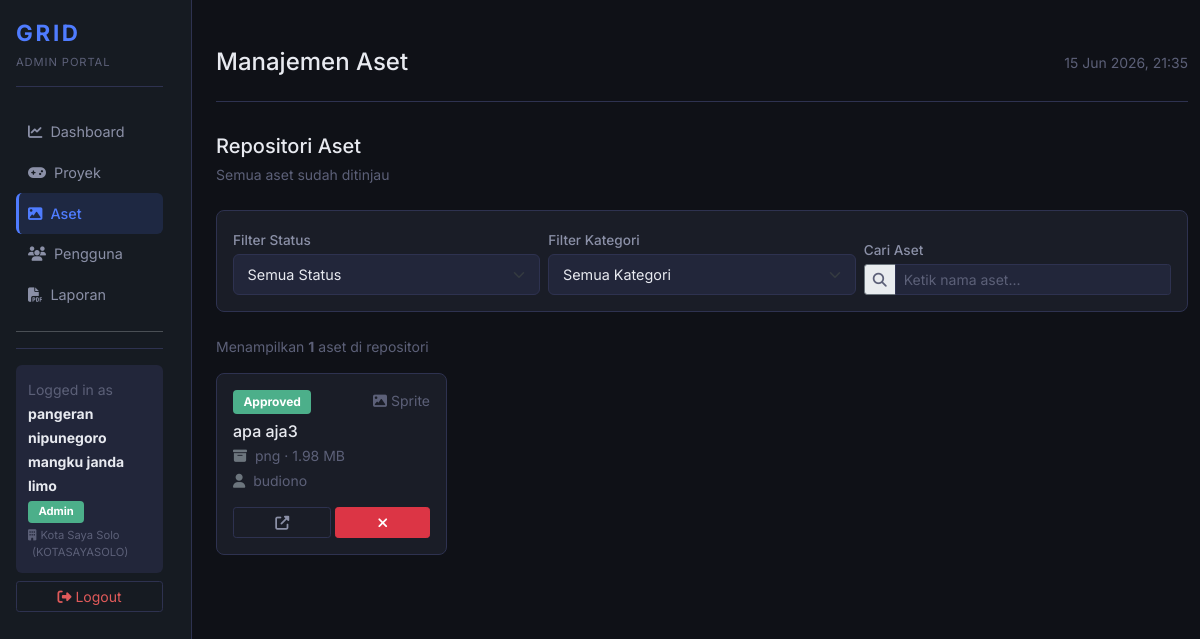
The page /admin/assets.php (signed in) on the database its author committed.
### tables this page shows
CREATE TABLE `organizations` (
  `id` char(36) NOT NULL,
  `nama` varchar(100) NOT NULL,
  `kode_unik` varchar(20) NOT NULL,
  `deskripsi` text DEFAULT NULL,
  `owner_id` char(36) DEFAULT NULL,
  `created_at` timestamp NOT NULL DEFAULT current_timestamp()
);

CREATE TABLE `assets` (
  `id` char(36) NOT NULL,
  `project_id` char(36) DEFAULT NULL,
  `nama_aset` varchar(100) NOT NULL,
  `kategori` enum('Sprite','Audio','Script','Other') NOT NULL,
  `file_url` varchar(255) NOT NULL,
  `thumbnail_url` varchar(255) DEFAULT NULL,
  `ukuran_kb` int(11) DEFAULT NULL,
  `format` varchar(20) DEFAULT NULL,
  `tags` text DEFAULT NULL,
  `versi` varchar(20) DEFAULT '1.0',
  `uploader_id` char(36) DEFAULT NULL,
  `status` enum('Pending','Approved','Rejected') DEFAULT 'Pending',
  `created_at` timestamp NOT NULL DEFAULT current_timestamp()
);

CREATE TABLE `users` (
  `id` char(36) NOT NULL,
  `username` varchar(50) NOT NULL,
  `nama_lengkap` varchar(100) NOT NULL,
  `email` varchar(100) NOT NULL,
  `password_hash` varchar(255) NOT NULL,
  `role` enum('Admin','Member','Guest') DEFAULT 'Guest',
  `avatar_url` varchar(255) DEFAULT NULL,
  `is_active` tinyint(1) DEFAULT 0,
  `organization_id` char(36) DEFAULT NULL,
  `created_at` timestamp NOT NULL DEFAULT current_timestamp()
);

### includes/functions.php (called while the page is built, shortened)
<?php
function e(string $value): string {
    return htmlspecialchars($value, ENT_QUOTES, 'UTF-8');
}
function format_filesize(int $kb): string {
    if ($kb >= 1024) {
        return number_format($kb / 1024, 2) . ' MB';
    }
    return $kb . ' KB';
}
function badge_status_aset(string $status): string {
    return match($status) {
        'Approved' => 'bg-success',
        'Rejected' => 'bg-danger',
        default    => 'bg-warning text-dark',
    };
}

### includes/db_helpers.php (called while the page is built, shortened)
<?php
function get_assets_filtered_by_org(
    PDO $pdo,
    ?string $org_id,
    ?string $status   = null,
    ?string $kategori = null
): array {
    $sql    = '
        SELECT a.*,
               u.nama_lengkap AS uploader_name,
               p.nama_game    AS project_name
        FROM assets a
        LEFT JOIN users    u ON a.uploader_id = u.id
        LEFT JOIN projects p ON a.project_id  = p.id
        WHERE p.organization_id = ?
    ';
    $params = [$org_id];
    $sql .= ' ORDER BY a.created_at DESC';
    $stmt = $pdo->prepare($sql);
    $stmt->execute($params);
    return $stmt->fetchAll();
}
function get_pending_assets_count_by_org(PDO $pdo, ?string $org_id): int {
    $stmt = $pdo->prepare('
        SELECT COUNT(*)
        FROM assets a
        LEFT JOIN projects p ON a.project_id = p.id
        WHERE a.status = "Pending"
          AND p.organization_id = ?
    ');
    $stmt->execute([$org_id]);
    return (int) $stmt->fetchColumn();
}

### admin/assets.php (the view, shortened to what this page needs)
<?php
require_once '../koneksi.php';
require_once '../includes/functions.php';
require_once '../includes/db_helpers.php';
$admin_org_id     = $_SESSION['organization_id'] ?? null;
$assets           = get_assets_filtered_by_org($pdo, $admin_org_id, null, null);
$pending_count    = get_pending_assets_count_by_org($pdo, $admin_org_id);
$page_title  = 'Manajemen Aset';
$active_nav  = 'assets';
include '../templates/admin_header.php';
?>
<div class="d-flex justify-content-between align-items-center flex-wrap gap-3 mb-4">
    <div>
        <h5 class="mb-1">Repositori Aset</h5>
        <small class="text-muted">
            <?php if ($pending_count > 0): ?>
                <span class="badge bg-warning text-dark me-1"><?= $pending_count ?></span>
                aset menunggu persetujuan
            <?php else: ?>
                Semua aset sudah ditinjau
            <?php endif; ?>
        </small>
    </div>
</div>
<div class="card mb-4">
    <div class="card-body p-3">
        <div class="row g-2 align-items-end">
            <div class="col-12 col-sm-4">
                <label class="form-label small mb-1">Filter Status</label>
                <select class="form-select form-select-sm" id="filterStatus">
                    <option value="all">Semua Status</option>
                </select>
            </div>
            <div class="col-12 col-sm-4">
                <label class="form-label small mb-1">Filter Kategori</label>
                <select class="form-select form-select-sm" id="filterKategori">
                    <option value="all">Semua Kategori</option>
                </select>
            </div>
            <div class="col-12 col-sm-4">
                <label class="form-label small mb-1">Cari Aset</label>
                <div class="input-group input-group-sm">
                    <span class="input-group-text bg-input border-secondary text-muted"><i class="fa fa-search"></i></span>
                    <input type="text" class="form-control border-secondary" id="searchInput" placeholder="Ketik nama aset...">
                </div>
            </div>
        </div>
    </div>
</div>
<p class="text-muted small mb-3">
    Menampilkan <strong id="assetCount"><?= count($assets) ?></strong> aset di repositori
</p>
<div class="row g-3" id="assetGrid">
    <?php foreach ($assets as $i => $aset): ?>
    <div class="col-12 col-sm-6 col-md-4 col-lg-3 asset-item"
         data-status="<?= e($aset['status']) ?>"
         data-kategori="<?= e($aset['kategori']) ?>"
         data-nama="<?= strtolower(e($aset['nama_aset'])) ?>">
        <div class="card h-100 asset-card">
            <div class="card-body d-flex flex-column p-3">
                <div class="d-flex justify-content-between align-items-start mb-2">
                    <span class="badge <?= badge_status_aset($aset['status']) ?>"><?= e($aset['status']) ?></span>
                    <?php
                    $kat_icons = ['Sprite'=>'fa-image','Audio'=>'fa-music','Script'=>'fa-code','Other'=>'fa-file'];
                    $kat_icon  = $kat_icons[$aset['kategori']] ?? 'fa-file';
                    ?>
                    <small class="text-muted"><i class="fa <?= $kat_icon ?> me-1"></i><?= e($aset['kategori']) ?></small>
                </div>
                <h6 class="card-title text-truncate mb-1" title="<?= e($aset['nama_aset']) ?>">
                    <?= e($aset['nama_aset']) ?>
                </h6>
                <div class="text-muted small mb-3 flex-grow-1">
                    <i class="fa fa-archive text-secondary me-1"></i> <?= e($aset['format'] ?? '—') ?> · <?= format_filesize((int)$aset['ukuran_kb']) ?><br>
                    <i class="fa fa-user text-secondary me-1 mt-2"></i> <?= e($aset['uploader_name'] ?? '—') ?>
                </div>
                <div class="mt-auto d-flex gap-1">
                    <?php if ($aset['file_url']): ?>
                    <a href="<?= e(APP_URL . $aset['file_url']) ?>" target="_blank" class="btn btn-sm btn-outline-secondary flex-grow-1" title="Lihat/Download">
                        <i class="fa fa-external-link-alt"></i>
                    </a>
                    <?php endif; ?>
                    <?php if ($aset['status'] !== 'Rejected'): ?>
                    <form method="POST" class="d-inline flex-grow-1">
                        <button type="submit" class="btn btn-sm btn-danger w-100" title="Tolak" onclick="return confirm('Tolak aset ini?')">
                            <i class="fa fa-times"></i>
                        </button>
                    </form>
                    <?php endif; ?>
                </div>
            </div>
        </div>
    </div>
    <?php endforeach; ?>
</div>
<?php include '../templates/admin_footer.php'; ?>

### templates/admin_header.php (shortened to what this page needs)
<?php
$_nav_items = [
    'dashboard' => ['url' => APP_URL . '/admin/dashboard.php', 'icon' => 'fa-chart-line', 'label' => 'Dashboard'],
    'projects'  => ['url' => APP_URL . '/admin/projects.php',  'icon' => 'fa-gamepad',    'label' => 'Proyek'],
    'assets'    => ['url' => APP_URL . '/admin/assets.php',    'icon' => 'fa-image',       'label' => 'Aset'],
    'users'     => ['url' => APP_URL . '/admin/users.php',     'icon' => 'fa-users',       'label' => 'Pengguna'],
    'reports'   => ['url' => APP_URL . '/admin/reports.php',   'icon' => 'fa-file-pdf',    'label' => 'Laporan'],
];
?>
<!DOCTYPE html>
<html lang="id">
<head>
    <link rel="stylesheet" href="https://cdn.jsdelivr.net/npm/bootstrap@5.1.3/dist/css/bootstrap.min.css">
    <link rel="stylesheet" href="https://cdnjs.cloudflare.com/ajax/libs/font-awesome/6.4.0/css/all.min.css">
    <link rel="stylesheet" href="<?= APP_URL ?>/assets/css/dashboard.css">
</head>
<body class="grid-body">
<div class="container-fluid">
<div class="row">
<nav class="col-12 col-md-3 col-lg-2 sidebar">
    <div class="sidebar-sticky p-3">
        <div class="sidebar-header mb-4">
            <span class="sidebar-logo">GRID</span>
            <div class="mt-1" style="font-size:0.7rem;color:var(--text-muted);letter-spacing:0.08em;">ADMIN PORTAL</div>
        </div>
        <ul class="nav flex-column">
            <?php foreach ($_nav_items as $_key => $_item): ?>
            <li class="nav-item">
                <a class="nav-link <?= ($active_nav === $_key) ? 'active' : '' ?>"
                   href="<?= $_item['url'] ?>">
                    <i class="fa <?= $_item['icon'] ?> me-2"></i><?= $_item['label'] ?>
                </a>
            </li>
            <?php endforeach; ?>
        </ul>
        <hr>
        <div class="user-menu">
            <div class="user-info mb-2">
                <small class="text-muted">Logged in as</small><br>
                <strong class="small"><?= e($_SESSION['nama_lengkap']) ?></strong><br>
                <span class="badge bg-success" style="font-size:0.7rem;"><?= e($_SESSION['role']) ?></span>
                <?php if (!empty($_SESSION['organization_id'])): ?>
                <div class="mt-1" style="font-size:0.7rem;color:var(--text-muted);">
                    <?php
                    if (!isset($_SESSION['org_nama'])) {
                        global $pdo;
                        $s = $pdo->prepare('SELECT nama, kode_unik FROM organizations WHERE id = ? LIMIT 1');
                        $s->execute([$_SESSION['organization_id']]);
                    }
                    ?>
                    <i class="fa fa-building me-1"></i><?= e($_SESSION['org_nama']) ?>
                    <span class="text-muted ms-1">(<?= e($_SESSION['org_kode']) ?>)</span>
                </div>
                <?php endif; ?>
            </div>
            <form method="POST" action="<?= APP_URL ?>/logout.php">
                <button type="submit" class="btn btn-sm btn-outline-danger w-100">
                    <i class="fa fa-sign-out-alt me-1"></i>Logout
                </button>
            </form>
        </div>
    </div>
</nav>
<main class="col-12 col-md-9 col-lg-10 ms-sm-auto px-md-4">
    <div class="topbar border-bottom py-3 mb-4">
        <div class="d-flex justify-content-between align-items-start flex-wrap gap-2">
            <div>
                <h4 class="mb-0"><?= e($page_title) ?></h4>
            </div>
            <span class="text-muted small pt-1"><?= date('d M Y, H:i') ?></span>
        </div>
    </div>

### assets/css/dashboard.css (style rules this page uses)
:root { --bg-base: #0f1117; --bg-card: #1a1d27; --bg-sidebar: #161b22; --bg-input: #22263a; --border-color: #2e3250; --accent-blue: #4f7cff; --accent-hover: #3d66e8; --text-primary: #e8eaf0; --text-secondary: #8b90a7; --text-muted: #5c6078; --danger: #e05a5a; --success: #4caf8a; --warning: #e0a550; --info: #4a9fd4; }
*, *::before, *::after { box-sizing: border-box; }
body.grid-body { background-color: var(--bg-base); color: var(--text-primary); font-family: 'Inter', sans-serif; }
.container-fluid { padding: 0; }
.sidebar { background-color: var(--bg-sidebar); border-right: 1px solid var(--border-color); min-height: 100vh; position: sticky; top: 0; z-index: 100; }
.sidebar-sticky { position: sticky; top: 0; height: calc(100vh - 1rem); overflow-y: auto; scrollbar-width: thin; scrollbar-color: var(--border-color) transparent; }
.sidebar-logo { font-size: 1.4rem; font-weight: 700; letter-spacing: 0.12em; color: var(--accent-blue); font-family: 'Inter', sans-serif; }
.sidebar-header { border-bottom: 1px solid var(--border-color); padding-bottom: 1rem; }
.nav-link { color: var(--text-secondary); font-size: 0.9rem; padding: 0.6rem 0.75rem; border-radius: 6px; transition: all 0.2s ease; }
.nav-link.active { background-color: rgba(79, 124, 255, 0.15); color: var(--accent-blue); font-weight: 500; border-left: 3px solid var(--accent-blue); padding-left: calc(0.75rem - 3px); }
.user-menu { border-top: 1px solid var(--border-color); padding-top: 1rem; }
.user-info { padding: 0.75rem; background-color: var(--bg-input); border-radius: 6px; }
main { background-color: var(--bg-base); padding: 2rem 1.5rem; min-height: 100vh; }
.topbar { border-color: var(--border-color) !important; padding-bottom: 1.5rem !important; margin-bottom: 2rem !important; }
.card { background-color: var(--bg-card); border: 1px solid var(--border-color); border-radius: 8px; }
.card-body { padding: 1.5rem; }
.card-title { color: var(--text-primary); font-weight: 500; }
.btn-outline-secondary { color: var(--text-secondary); border: 1px solid var(--border-color); }
.btn-outline-danger { color: var(--danger); border: 1px solid var(--border-color); }
.form-label { color: var(--text-secondary); font-size: 0.85rem; font-weight: 500; margin-bottom: 0.4rem; }
.form-control, .form-select { background-color: var(--bg-input) !important; border: 1px solid var(--border-color) !important; color: var(--text-primary) !important; border-radius: 6px; font-size: 0.9rem; padding: 0.55rem 0.85rem; }
.form-control::placeholder { color: var(--text-muted); }
.badge { font-size: 0.75rem; padding: 0.35rem 0.65rem; border-radius: 4px; }
.bg-success { background-color: var(--success) !important; }
.text-muted { color: var(--text-muted) !important; }

### admin/assets.php (style rules this page uses)
.asset-card { transition: transform 0.2s ease, border-color 0.2s ease; }
.asset-item { transition: opacity 0.3s ease; }

### rows shown on the page
organizations: kode_unik "KOTASAYASOLO"
assets: status "Approved", kategori "Sprite", nama_aset "apa aja3", format "png", ukuran_kb "1.98 MB", uploader.nama_lengkap "budiono"

### other values the page prints
$_item['label'] "Dashboard"
$_item['label'] "Proyek"
$_item['label'] "Aset"
$_item['label'] "Pengguna"
$_item['label'] "Laporan"
$_SESSION['nama_lengkap'] "pangeran nipunegoro mangku janda limo"
$_SESSION['role'] "Admin"
$_SESSION['org_nama'] "Kota Saya Solo"
$page_title "Manajemen Aset"
count($assets) "1"
